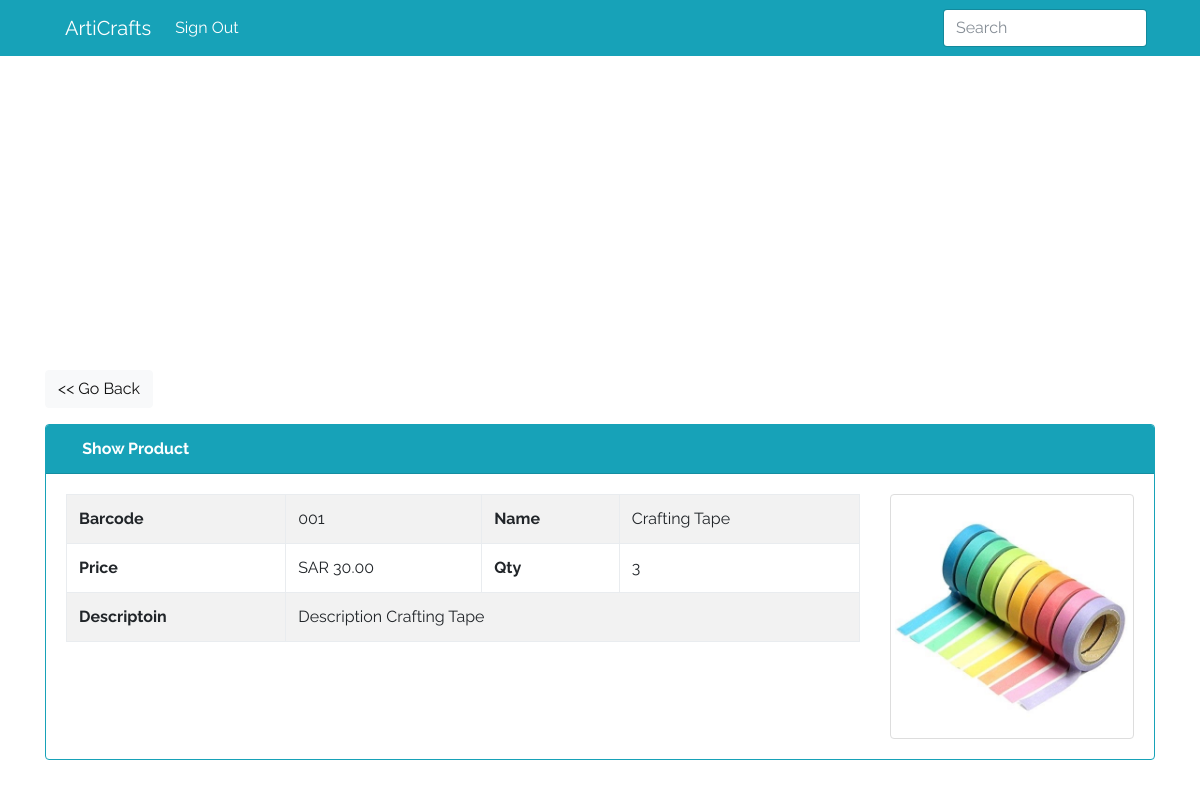
The page /admin/show.php?id=1 on the database its author committed.
### tables this page shows
CREATE TABLE `products` (
  `id` int(10) NOT NULL,
  `barcode` varchar(100) NOT NULL,
  `name` varchar(100) NOT NULL,
  `price` float NOT NULL,
  `qty` int(10) NOT NULL DEFAULT 0,
  `image` varchar(1024) DEFAULT NULL,
  `description` text DEFAULT NULL
);

### admin/show.php (the view, shortened to what this page needs)
<?php
require("inc/db.php");
$id = $_GET['id'] ? intval($_GET['id']) : 0;
try {
    $sql = "SELECT * FROM products WHERE id = :id LIMIT 1";
    $stmt = $conn->prepare($sql);
    $stmt->bindParam(":id", $id, PDO::PARAM_INT);
    $stmt->execute();
} catch (Exception $e) {
    echo "Error " . $e->getMessage();
    exit();
}
$product = $stmt->fetch();
?>
<?php include("inc/header.php") ?>
    <div class="container">
        <a href="index.php" class="btn btn-light mb-3"><< Go Back</a>
        <div class="card border-info">
            <div class="card-header bg-info text-white">
                <strong><i class="fa fa-database"></i> Show Product</strong>
            </div>
            <div class="card-body">
                <div class="row">
                    <div class="col-9">
                        <table class="table table-bordered table-striped">
                            <tr>
                                <th>Barcode</th>
                                <td><?= $product['barcode'] ?></td>
                                <th>Name</th>
                                <td><?= $product['name'] ?></td>
                            </tr>
                            <tr>
                                <th>Price</th>
                                <td>SAR <?= number_format($product['price'], 2) ?></td>
                                <th>Qty</th>
                                <td><?= $product['qty'] ?></td>
                            </tr>
                            <tr>
                                <th>Descriptoin</th>
                                <td colspan="3"><?= $product['description'] ?></td>
                            </tr>
                        </table>
                    </div>
                    <div class="col-3">
                        <img src="<?= $product['image'] ?>" alt="<?= $product['name'] ?>" class="img-fluid img-thumbnail">
                    </div>
                </div>
            </div>
        </div>
        <br>
    </div>

### admin/css/style.css (style rules this page uses)
html { position: relative; min-height: 100%; }
body { margin-bottom: 60px; font-family: 'Raleway', sans-serif; }
body > .container { padding: 20px 15px 0; }

### rows shown on the page
products: barcode "001", name "Crafting Tape", price "30.00", qty "3", description "Description Crafting Tape", image (picture)
